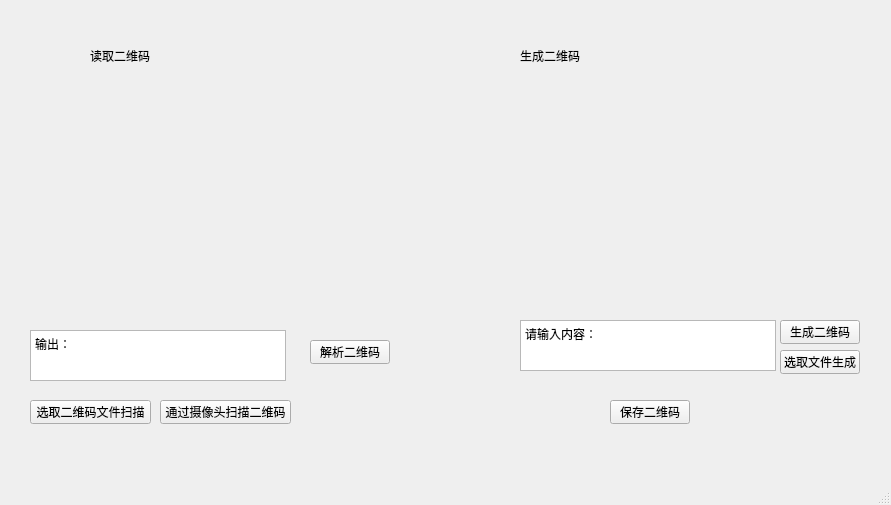
<?xml version="1.0" encoding="UTF-8"?>
<ui version="4.0">
 <class>MainWindow</class>
 <widget class="QMainWindow" name="MainWindow">
  <property name="geometry">
   <rect>
    <x>0</x>
    <y>0</y>
    <width>891</width>
    <height>505</height>
   </rect>
  </property>
  <property name="windowTitle">
   <string>MainWindow</string>
  </property>
  <widget class="QWidget" name="centralwidget">
   <widget class="QLabel" name="label_2">
    <property name="geometry">
     <rect>
      <x>520</x>
      <y>40</y>
      <width>81</width>
      <height>31</height>
     </rect>
    </property>
    <property name="text">
     <string>生成二维码</string>
    </property>
   </widget>
   <widget class="QLabel" name="label_3">
    <property name="geometry">
     <rect>
      <x>90</x>
      <y>40</y>
      <width>71</width>
      <height>31</height>
     </rect>
    </property>
    <property name="text">
     <string>读取二维码</string>
    </property>
   </widget>
   <widget class="QPushButton" name="fileDecodeBtn">
    <property name="geometry">
     <rect>
      <x>30</x>
      <y>400</y>
      <width>121</width>
      <height>24</height>
     </rect>
    </property>
    <property name="text">
     <string>选取二维码文件扫描</string>
    </property>
   </widget>
   <widget class="QPushButton" name="fileEncodeBtn">
    <property name="geometry">
     <rect>
      <x>780</x>
      <y>350</y>
      <width>80</width>
      <height>24</height>
     </rect>
    </property>
    <property name="text">
     <string>选取文件生成</string>
    </property>
   </widget>
   <widget class="QLabel" name="decodeLabel">
    <property name="geometry">
     <rect>
      <x>50</x>
      <y>90</y>
      <width>241</width>
      <height>231</height>
     </rect>
    </property>
    <property name="text">
     <string/>
    </property>
   </widget>
   <widget class="QTextEdit" name="decodeText">
    <property name="geometry">
     <rect>
      <x>30</x>
      <y>330</y>
      <width>256</width>
      <height>51</height>
     </rect>
    </property>
    <property name="html">
     <string>&lt;!DOCTYPE HTML PUBLIC &quot;-//W3C//DTD HTML 4.0//EN&quot; &quot;http://www.w3.org/TR/REC-html40/strict.dtd&quot;&gt;
&lt;html&gt;&lt;head&gt;&lt;meta name=&quot;qrichtext&quot; content=&quot;1&quot; /&gt;&lt;meta charset=&quot;utf-8&quot; /&gt;&lt;style type=&quot;text/css&quot;&gt;
p, li { white-space: pre-wrap; }
hr { height: 1px; border-width: 0; }
li.unchecked::marker { content: &quot;\2610&quot;; }
li.checked::marker { content: &quot;\2612&quot;; }
&lt;/style&gt;&lt;/head&gt;&lt;body style=&quot; font-family:'Microsoft YaHei UI'; font-size:9pt; font-weight:400; font-style:normal;&quot;&gt;
&lt;p style=&quot; margin-top:0px; margin-bottom:0px; margin-left:0px; margin-right:0px; -qt-block-indent:0; text-indent:0px;&quot;&gt;输出：&lt;/p&gt;&lt;/body&gt;&lt;/html&gt;</string>
    </property>
   </widget>
   <widget class="QPushButton" name="saveCodeBtn">
    <property name="geometry">
     <rect>
      <x>610</x>
      <y>400</y>
      <width>80</width>
      <height>24</height>
     </rect>
    </property>
    <property name="text">
     <string>保存二维码</string>
    </property>
   </widget>
   <widget class="QPushButton" name="decodeBtn">
    <property name="geometry">
     <rect>
      <x>310</x>
      <y>340</y>
      <width>80</width>
      <height>24</height>
     </rect>
    </property>
    <property name="text">
     <string>解析二维码</string>
    </property>
   </widget>
   <widget class="QPushButton" name="scanDecodeBtn">
    <property name="geometry">
     <rect>
      <x>160</x>
      <y>400</y>
      <width>131</width>
      <height>24</height>
     </rect>
    </property>
    <property name="text">
     <string>通过摄像头扫描二维码</string>
    </property>
   </widget>
   <widget class="QPushButton" name="encodeBtn">
    <property name="geometry">
     <rect>
      <x>780</x>
      <y>320</y>
      <width>80</width>
      <height>24</height>
     </rect>
    </property>
    <property name="text">
     <string>生成二维码</string>
    </property>
   </widget>
   <widget class="QLabel" name="encodeLabel">
    <property name="geometry">
     <rect>
      <x>520</x>
      <y>80</y>
      <width>241</width>
      <height>231</height>
     </rect>
    </property>
    <property name="text">
     <string/>
    </property>
   </widget>
   <widget class="QTextEdit" name="encodeText">
    <property name="geometry">
     <rect>
      <x>520</x>
      <y>320</y>
      <width>256</width>
      <height>51</height>
     </rect>
    </property>
    <property name="html">
     <string>&lt;!DOCTYPE HTML PUBLIC &quot;-//W3C//DTD HTML 4.0//EN&quot; &quot;http://www.w3.org/TR/REC-html40/strict.dtd&quot;&gt;
&lt;html&gt;&lt;head&gt;&lt;meta name=&quot;qrichtext&quot; content=&quot;1&quot; /&gt;&lt;meta charset=&quot;utf-8&quot; /&gt;&lt;style type=&quot;text/css&quot;&gt;
p, li { white-space: pre-wrap; }
hr { height: 1px; border-width: 0; }
li.unchecked::marker { content: &quot;\2610&quot;; }
li.checked::marker { content: &quot;\2612&quot;; }
&lt;/style&gt;&lt;/head&gt;&lt;body style=&quot; font-family:'Microsoft YaHei UI'; font-size:9pt; font-weight:400; font-style:normal;&quot;&gt;
&lt;p style=&quot; margin-top:0px; margin-bottom:0px; margin-left:0px; margin-right:0px; -qt-block-indent:0; text-indent:0px;&quot;&gt;请输入内容：&lt;/p&gt;&lt;/body&gt;&lt;/html&gt;</string>
    </property>
   </widget>
  </widget>
  <widget class="QMenuBar" name="menubar">
   <property name="geometry">
    <rect>
     <x>0</x>
     <y>0</y>
     <width>891</width>
     <height>21</height>
    </rect>
   </property>
  </widget>
  <widget class="QStatusBar" name="statusbar"/>
 </widget>
 <resources/>
 <connections/>
</ui>
